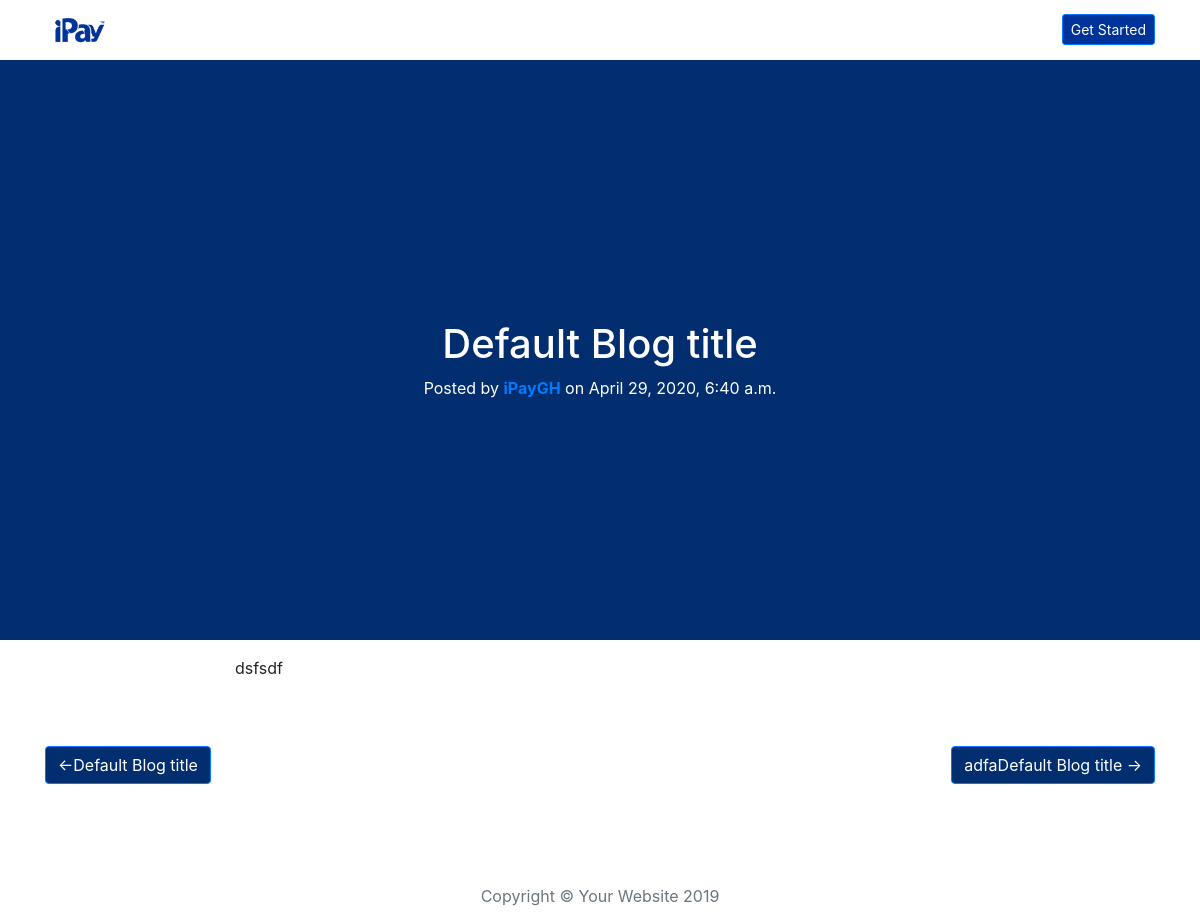
Screenshot of /blog/13/detail/ with the database file from the repository.
### blog/models.py (models this page shows, shortened)
class Blog(models.Model):
    title = models.CharField(max_length=200, blank=False, default='Default Blog title')
    description = models.CharField(max_length=200, blank=False, default='default')
    image = models.CharField(max_length=1000, blank=False, default='https://wpdean.com/wp-content/uploads/2015/10/Useful-WordPress-Tools.jpg')
    pub_date = models.DateTimeField(auto_now_add=True)
    content = RichTextField()
    class Meta:
        ordering = ('-pub_date',)
    def __str__(self):
        return self.title

### blog/views.py (the view)
# urls.py: path('blog/<int:blog_id>/detail/', views.blog_detail, name='detail'),
def blog_detail(request, blog_id):
    blog = get_object_or_404(Blog, pk=blog_id)
    return render(request, 'blog/detail.html', {'blog': blog})

### blog/templates/blog/detail.html
{% extends '../base.html' %}
{% block body %}
{% if blog %}
<header style="background-color: #022e6f;">
    <div class="container">
        <div class="row">
            <div class="col-lg-8 col-md-10 mx-auto">
                <div class="post-heading">
                    <h1>{{blog.title}}</h1>
                    <span class="meta">Posted by
                        <a href="#"><strong>iPayGH</strong></a>
                        on {{ blog.pub_date }}</span>
                </div>
            </div>
        </div>
    </div>
</header>
<article>
    <div class="container">
        <div class="row" style="margin-bottom: 50px;">
            <div class="col-lg-8 col-md-10 mx-auto">
                <p>{% autoescape off %}{{ blog.content }}{% endautoescape %}</p>
            </div>
        </div>
        <div class="d-flex flex-row justify-content-between" style="margin-bottom: 100px;">
            {% if blog.get_previous_by_pub_date %}
            <div class="clearfix">
                <a class="btn btn-primary" href="{% url 'blog:detail'  blog.get_previous_by_pub_date.id %}"
                    style='background-color: #022e6f !important;'>&larr;{{ blog.get_previous_by_pub_date }}</a>
            </div>
            {% endif %}
            {% if blog.get_next_by_pub_date %}
            <div class="clearfix">
                <a class="btn btn-primary" href="{% url 'blog:detail'  blog.get_next_by_pub_date.id %}"
                    style='background-color: #022e6f !important;'>{{ blog.get_next_by_pub_date }} &rarr;</a>
            </div>
        </div>
        {% endif %}
    </div>
</article>
{% endif %}
{% endblock %}

### blog/static/blog/css/styles.css (style rules this page uses)
header { height: 80vh; text-align: center; background-color: rgb(0,51,153); }
.post-heading { color: white; margin-top: 40vh; }

### rows the page displays
Blog: title "Default Blog title", pub_date "April 29, 2020, 6:40 a.m.", content "dsfsdf", get_previous_by_pub_date "Default Blog title", get_next_by_pub_date "adfaDefault Blog title"
